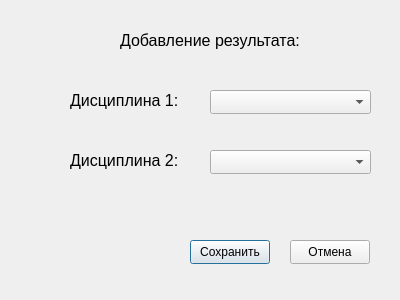
<?xml version="1.0" encoding="UTF-8"?>
<ui version="4.0">
 <class>Dialog</class>
 <widget class="QDialog" name="Dialog">
  <property name="geometry">
   <rect>
    <x>0</x>
    <y>0</y>
    <width>400</width>
    <height>300</height>
   </rect>
  </property>
  <property name="windowTitle">
   <string>Dialog</string>
  </property>
  <widget class="QComboBox" name="comboBox">
   <property name="geometry">
    <rect>
     <x>210</x>
     <y>90</y>
     <width>161</width>
     <height>24</height>
    </rect>
   </property>
  </widget>
  <widget class="QComboBox" name="comboBox_2">
   <property name="geometry">
    <rect>
     <x>210</x>
     <y>150</y>
     <width>161</width>
     <height>24</height>
    </rect>
   </property>
  </widget>
  <widget class="QLabel" name="label">
   <property name="geometry">
    <rect>
     <x>70</x>
     <y>90</y>
     <width>131</width>
     <height>21</height>
    </rect>
   </property>
   <property name="font">
    <font>
     <pointsize>12</pointsize>
    </font>
   </property>
   <property name="text">
    <string>Дисциплина 1:</string>
   </property>
  </widget>
  <widget class="QLabel" name="label_2">
   <property name="geometry">
    <rect>
     <x>70</x>
     <y>150</y>
     <width>131</width>
     <height>21</height>
    </rect>
   </property>
   <property name="font">
    <font>
     <pointsize>12</pointsize>
    </font>
   </property>
   <property name="text">
    <string>Дисциплина 2:</string>
   </property>
  </widget>
  <widget class="QLabel" name="label_3">
   <property name="geometry">
    <rect>
     <x>120</x>
     <y>30</y>
     <width>211</width>
     <height>21</height>
    </rect>
   </property>
   <property name="font">
    <font>
     <pointsize>12</pointsize>
    </font>
   </property>
   <property name="text">
    <string>Добавление результата:</string>
   </property>
  </widget>
  <widget class="QPushButton" name="pushButton">
   <property name="geometry">
    <rect>
     <x>190</x>
     <y>240</y>
     <width>80</width>
     <height>24</height>
    </rect>
   </property>
   <property name="text">
    <string>Сохранить</string>
   </property>
  </widget>
  <widget class="QPushButton" name="pushButton_2">
   <property name="geometry">
    <rect>
     <x>290</x>
     <y>240</y>
     <width>80</width>
     <height>24</height>
    </rect>
   </property>
   <property name="text">
    <string>Отмена</string>
   </property>
  </widget>
 </widget>
 <resources/>
 <connections/>
</ui>
